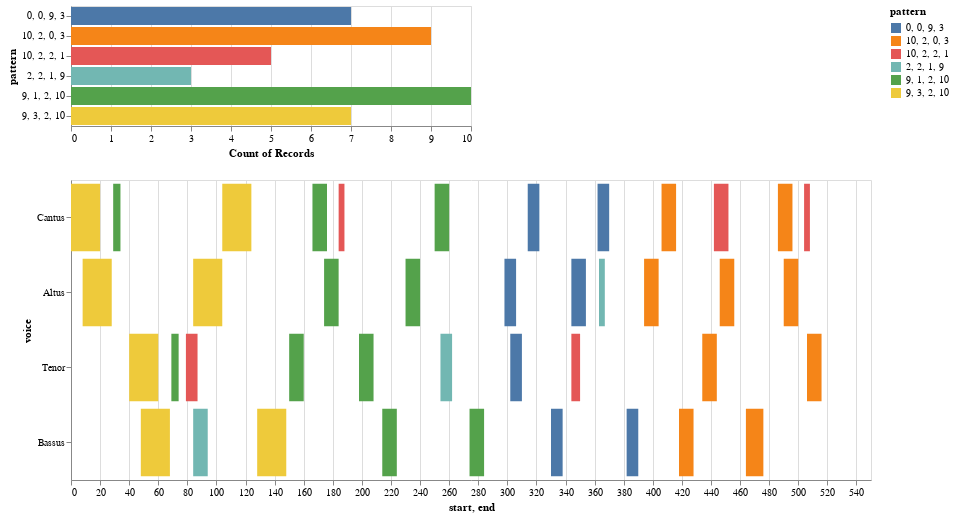
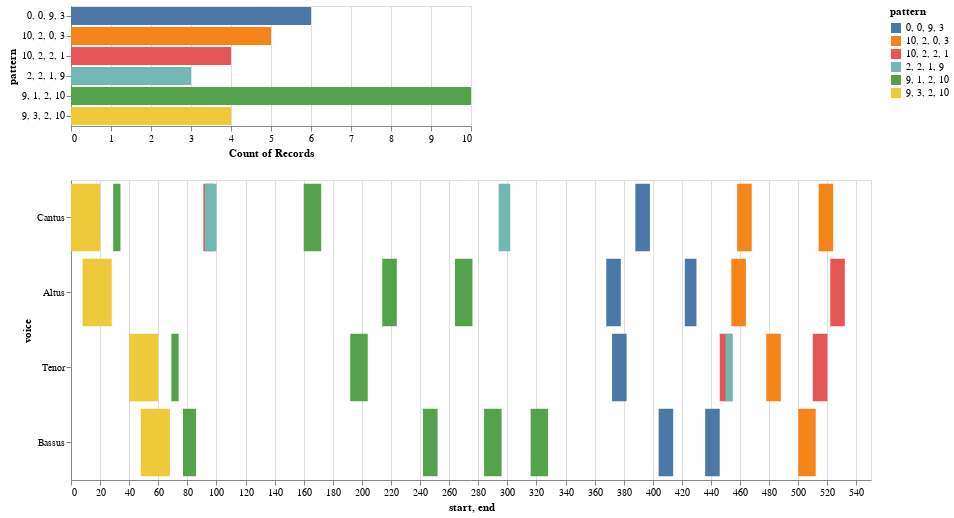
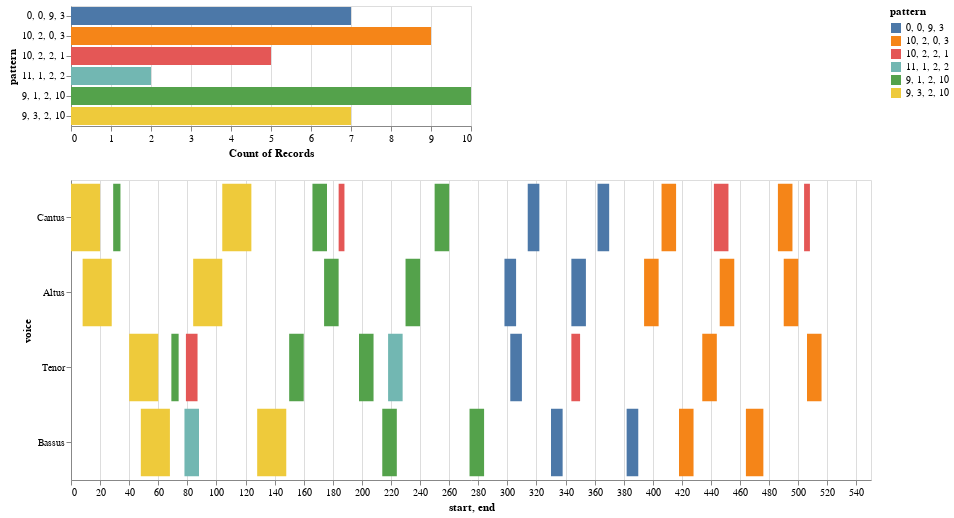
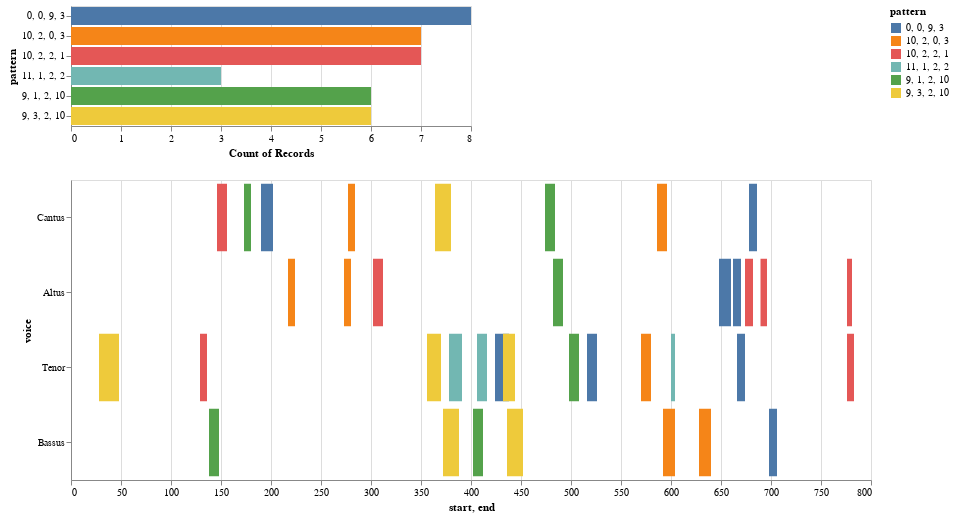

Notebook code for these charts, in order:
### Markdown cell above
## Now the Model Paired with Each Mass Movement

Showing only the 'shared' entries in each pair

### Code cell
# select the model from the list
model = piece_list[0]
prefix = 'https://crimproject.org/mei/' 
# prefix = 'Music_Files/'
url = prefix + model
model = importScore(url)

# find entries for model
nr = model.notes(combineUnisons=combineUnisons)
mel = model.melodic(df=nr, kind=kind, compound=False, unit=0, end=False)
mod_mel_ngrams = model.ngrams(df=mel, n=n)
mod_entry_ngrams = model.entries(df=mel, n=n, thematic=True, anywhere=True)
mod_mel_ngrams_duration = model.durations(df=mel, n=n, mask_df=mod_entry_ngrams)
mod_entries_stack = list(mod_entry_ngrams.stack().unique())

# find entries mass movements:
mass_movements = piece_list[1:6]

for movement in mass_movements:
    
    prefix = 'https://crimproject.org/mei/' 
    url = prefix + movement
    m_movement = importScore(url)
    nr = m_movement.notes(combineUnisons=combineUnisons)
    mel = m_movement.melodic(df=nr, kind=kind, compound=False, unit=0, end=False)
    mass_mvmt_mel_ngrams = m_movement.ngrams(df=mel, n=n)
    mass_mvmt_entries = m_movement.entries(df=mel, n=n, thematic=True, anywhere=True)
    mass_mvmt_mel_ngrams_duration = m_movement.durations(df=mel, n=n, mask_df=mass_mvmt_entries)
    mass_mvmt_entries_stack = mass_mvmt_entries.stack()

    
    # find shared entries
    
    shared_entries = list(set(mass_mvmt_entries_stack).intersection(mod_entries_stack))

    # print model metadata and chart
    print(model.metadata)

    display(viz.plot_ngrams_heatmap(mod_entry_ngrams, mod_mel_ngrams_duration, 
                        selected_patterns=shared_entries,
                        voices=[])) #.plot_ngrams_heatmap(entry_ngrams,


    # print mass movement metadata and chart
    print(m_movement.metadata)
    display(viz.plot_ngrams_heatmap(mass_mvmt_entries, mass_mvmt_mel_ngrams_duration, 
                                selected_patterns=shared_entries,
                                voices=[])) #.plot_ngrams_heatmap(entry_ngrams,

### Figure 1 — Vega-Lite specification as saved in the notebook (floating-point values rounded to 4 significant figures)
{"config": {"view": {"continuousWidth": 400, "continuousHeight": 300}}, "vconcat": [{"mark": "bar", "encoding": {"color": {"type": "nominal", "field": "pattern"}, "opacity": {"condition": {"value": 1, "selection": "selector013"}, "value": 0.2}, "x": {"type": "nominal", "aggregate": "count", "field": "pattern"}, "y": {"type": "nominal", "field": "pattern"}}, "selection": {"selector013": {"type": "multi", "fields": ["pattern"]}}}, {"mark": "bar", "encoding": {"color": {"type": "nominal", "field": "pattern"}, "opacity": {"condition": {"value": 1, "selection": "selector013"}, "value": 0.2}, "tooltip": [{"type": "quantitative", "field": "start"}, {"type": "quantitative", "field": "end"}, {"type": "nominal", "field": "pattern"}], "x": {"type": "quantitative", "field": "start"}, "x2": {"field": "end"}, "y": {"type": "nominal", "field": "voice", "sort": null}}, "height": 300, "selection": {"selector013": {"type": "multi", "fields": ["pattern"]}}, "width": 800}], "data": {"name": "data-1b3610fb9aa5ba3062cb70e9687d2541"}, "$schema": "https://vega.github.io/schema/vega-lite/v4.8.1.json", "datasets": {"data-1b3610fb9aa5ba3062cb70e9687d2541": [{"start": 0.0, "voice": "Cantus", "pattern": "9, 3, 2, 10", "end": 20.0}, {"start": 29.0, "voice": "Cantus", "pattern": "9, 1, 2, 10", "end": 34.0}, {"start": 104.0, "voice": "Cantus", "pattern": "9, 3, 2, 10", "end": 124.0}, {"start": 166.0, "voice": "Cantus", "pattern": "9, 1, 2, 10", "end": 176.0}, {"start": 184.0, "voice": "Cantus", "pattern": "10, 2, 2, 1", "end": 188.0}, {"start": 250.0, "voice": "Cantus", "pattern": "9, 1, 2, 10", "end": 260.0}, {"start": 314.0, "voice": "Cantus", "pattern": "0, 0, 9, 3", "end": 322.0}, {"start": 362.0, "voice": "Cantus", "pattern": "0, 0, 9, 3", "end": 370.0}, {"start": 406.0, "voice": "Cantus", "pattern": "10, 2, 0, 3", "end": 416.0}, {"start": 442.0, "voice": "Cantus", "pattern": "10, 2, 2, 1", "end": 452.0}, {"start": 486.0, "voice": "Cantus", "pattern": "10, 2, 0, 3", "end": 496.0}, {"start": 504.0, "voice": "Cantus", "pattern": "10, 2, 2, 1", "end": 508.0}, {"start": 8.0, "voice": "Altus", "pattern": "9, 3, 2, 10", "end": 28.0}, {"start": 84.0, "voice": "Altus", "pattern": "9, 3, 2, 10", "end": 104.0}, {"start": 174.0, "voice": "Altus", "pattern": "9, 1, 2, 10", "end": 184.0}, {"start": 230.0, "voice": "Altus", "pattern": "9, 1, 2, 10", "end": 240.0}, {"start": 298.0, "voice": "Altus", "pattern": "0, 0, 9, 3", "end": 306.0}, {"start": 344.0, "voice": "Altus", "pattern": "0, 0, 9, 3", "end": 354.0}, {"start": 363.0, "voice": "Altus", "pattern": "2, 2, 1, 9", "end": 367.0}, {"start": 394.0, "voice": "Altus", "pattern": "10, 2, 0, 3", "end": 404.0}, {"start": 446.0, "voice": "Altus", "pattern": "10, 2, 0, 3", "end": 456.0}, {"start": 490.0, "voice": "Altus", "pattern": "10, 2, 0, 3", "end": 500.0}, {"start": 40.0, "voice": "Tenor", "pattern": "9, 3, 2, 10", "end": 60.0}, {"start": 69.0, "voice": "Tenor", "pattern": "9, 1, 2, 10", "end": 74.0}, {"start": 79.0, "voice": "Tenor", "pattern": "10, 2, 2, 1", "end": 87.0}, {"start": 150.0, "voice": "Tenor", "pattern": "9, 1, 2, 10", "end": 160.0}, {"start": 198.0, "voice": "Tenor", "pattern": "9, 1, 2, 10", "end": 208.0}, {"start": 254.0, "voice": "Tenor", "pattern": "2, 2, 1, 9", "end": 262.0}, {"start": 302.0, "voice": "Tenor", "pattern": "0, 0, 9, 3", "end": 310.0}, {"start": 344.0, "voice": "Tenor", "pattern": "10, 2, 2, 1", "end": 350.0}, {"start": 434.0, "voice": "Tenor", "pattern": "10, 2, 0, 3", "end": 444.0}, {"start": 506.0, "voice": "Tenor", "pattern": "10, 2, 0, 3", "end": 516.0}, {"start": 48.0, "voice": "Bassus", "pattern": "9, 3, 2, 10", "end": 68.0}, {"start": 84.0, "voice": "Bassus", "pattern": "2, 2, 1, 9", "end": 94.0}, {"start": 128.0, "voice": "Bassus", "pattern": "9, 3, 2, 10", "end": 148.0}, {"start": 214.0, "voice": "Bassus", "pattern": "9, 1, 2, 10", "end": 224.0}, {"start": 274.0, "voice": "Bassus", "pattern": "9, 1, 2, 10", "end": 284.0}, {"start": 330.0, "voice": "Bassus", "pattern": "0, 0, 9, 3", "end": 338.0}, {"start": 382.0, "voice": "Bassus", "pattern": "0, 0, 9, 3", "end": 390.0}, {"start": 418.0, "voice": "Bassus", "pattern": "10, 2, 0, 3", "end": 428.0}, {"start": 464.0, "voice": "Bassus", "pattern": "10, 2, 0, 3", "end": 476.0}]}}

### Figure 2 — Vega-Lite specification as saved in the notebook (floating-point values rounded to 4 significant figures)
{"config": {"view": {"continuousWidth": 400, "continuousHeight": 300}}, "vconcat": [{"mark": "bar", "encoding": {"color": {"type": "nominal", "field": "pattern"}, "opacity": {"condition": {"value": 1, "selection": "selector014"}, "value": 0.2}, "x": {"type": "nominal", "aggregate": "count", "field": "pattern"}, "y": {"type": "nominal", "field": "pattern"}}, "selection": {"selector014": {"type": "multi", "fields": ["pattern"]}}}, {"mark": "bar", "encoding": {"color": {"type": "nominal", "field": "pattern"}, "opacity": {"condition": {"value": 1, "selection": "selector014"}, "value": 0.2}, "tooltip": [{"type": "quantitative", "field": "start"}, {"type": "quantitative", "field": "end"}, {"type": "nominal", "field": "pattern"}], "x": {"type": "quantitative", "field": "start"}, "x2": {"field": "end"}, "y": {"type": "nominal", "field": "voice", "sort": null}}, "height": 300, "selection": {"selector014": {"type": "multi", "fields": ["pattern"]}}, "width": 800}], "data": {"name": "data-f382bb49b35d5f9604d42224ae785745"}, "$schema": "https://vega.github.io/schema/vega-lite/v4.8.1.json", "datasets": {"data-f382bb49b35d5f9604d42224ae785745": [{"start": 0.0, "voice": "Cantus", "pattern": "9, 3, 2, 10", "end": 20.0}, {"start": 29.0, "voice": "Cantus", "pattern": "9, 1, 2, 10", "end": 34.0}, {"start": 91.0, "voice": "Cantus", "pattern": "10, 2, 2, 1", "end": 98.0}, {"start": 92.0, "voice": "Cantus", "pattern": "2, 2, 1, 9", "end": 100.0}, {"start": 160.0, "voice": "Cantus", "pattern": "9, 1, 2, 10", "end": 172.0}, {"start": 294.0, "voice": "Cantus", "pattern": "2, 2, 1, 9", "end": 302.0}, {"start": 388.0, "voice": "Cantus", "pattern": "0, 0, 9, 3", "end": 398.0}, {"start": 458.0, "voice": "Cantus", "pattern": "10, 2, 0, 3", "end": 468.0}, {"start": 514.0, "voice": "Cantus", "pattern": "10, 2, 0, 3", "end": 524.0}, {"start": 8.0, "voice": "Altus", "pattern": "9, 3, 2, 10", "end": 28.0}, {"start": 214.0, "voice": "Altus", "pattern": "9, 1, 2, 10", "end": 224.0}, {"start": 264.0, "voice": "Altus", "pattern": "9, 1, 2, 10", "end": 276.0}, {"start": 368.0, "voice": "Altus", "pattern": "0, 0, 9, 3", "end": 378.0}, {"start": 422.0, "voice": "Altus", "pattern": "0, 0, 9, 3", "end": 430.0}, {"start": 454.0, "voice": "Altus", "pattern": "10, 2, 0, 3", "end": 464.0}, {"start": 522.0, "voice": "Altus", "pattern": "10, 2, 2, 1", "end": 532.0}, {"start": 40.0, "voice": "Tenor", "pattern": "9, 3, 2, 10", "end": 60.0}, {"start": 69.0, "voice": "Tenor", "pattern": "9, 1, 2, 10", "end": 74.0}, {"start": 192.0, "voice": "Tenor", "pattern": "9, 1, 2, 10", "end": 204.0}, {"start": 372.0, "voice": "Tenor", "pattern": "0, 0, 9, 3", "end": 382.0}, {"start": 446.0, "voice": "Tenor", "pattern": "10, 2, 2, 1", "end": 454.0}, {"start": 450.0, "voice": "Tenor", "pattern": "2, 2, 1, 9", "end": 455.0}, {"start": 478.0, "voice": "Tenor", "pattern": "10, 2, 0, 3", "end": 488.0}, {"start": 510.0, "voice": "Tenor", "pattern": "10, 2, 2, 1", "end": 520.0}, {"start": 48.0, "voice": "Bassus", "pattern": "9, 3, 2, 10", "end": 68.0}, {"start": 77.0, "voice": "Bassus", "pattern": "9, 1, 2, 10", "end": 86.0}, {"start": 242.0, "voice": "Bassus", "pattern": "9, 1, 2, 10", "end": 252.0}, {"start": 284.0, "voice": "Bassus", "pattern": "9, 1, 2, 10", "end": 296.0}, {"start": 316.0, "voice": "Bassus", "pattern": "9, 1, 2, 10", "end": 328.0}, {"start": 404.0, "voice": "Bassus", "pattern": "0, 0, 9, 3", "end": 414.0}, {"start": 436.0, "voice": "Bassus", "pattern": "0, 0, 9, 3", "end": 446.0}, {"start": 500.0, "voice": "Bassus", "pattern": "10, 2, 0, 3", "end": 512.0}]}}

### Figure 3 — Vega-Lite specification as saved in the notebook (floating-point values rounded to 4 significant figures)
{"config": {"view": {"continuousWidth": 400, "continuousHeight": 300}}, "vconcat": [{"mark": "bar", "encoding": {"color": {"type": "nominal", "field": "pattern"}, "opacity": {"condition": {"value": 1, "selection": "selector015"}, "value": 0.2}, "x": {"type": "nominal", "aggregate": "count", "field": "pattern"}, "y": {"type": "nominal", "field": "pattern"}}, "selection": {"selector015": {"type": "multi", "fields": ["pattern"]}}}, {"mark": "bar", "encoding": {"color": {"type": "nominal", "field": "pattern"}, "opacity": {"condition": {"value": 1, "selection": "selector015"}, "value": 0.2}, "tooltip": [{"type": "quantitative", "field": "start"}, {"type": "quantitative", "field": "end"}, {"type": "nominal", "field": "pattern"}], "x": {"type": "quantitative", "field": "start"}, "x2": {"field": "end"}, "y": {"type": "nominal", "field": "voice", "sort": null}}, "height": 300, "selection": {"selector015": {"type": "multi", "fields": ["pattern"]}}, "width": 800}], "data": {"name": "data-4c51a2767e62ead4c09366b19cfdff2d"}, "$schema": "https://vega.github.io/schema/vega-lite/v4.8.1.json", "datasets": {"data-4c51a2767e62ead4c09366b19cfdff2d": [{"start": 0.0, "voice": "Cantus", "pattern": "9, 3, 2, 10", "end": 20.0}, {"start": 29.0, "voice": "Cantus", "pattern": "9, 1, 2, 10", "end": 34.0}, {"start": 104.0, "voice": "Cantus", "pattern": "9, 3, 2, 10", "end": 124.0}, {"start": 166.0, "voice": "Cantus", "pattern": "9, 1, 2, 10", "end": 176.0}, {"start": 184.0, "voice": "Cantus", "pattern": "10, 2, 2, 1", "end": 188.0}, {"start": 250.0, "voice": "Cantus", "pattern": "9, 1, 2, 10", "end": 260.0}, {"start": 314.0, "voice": "Cantus", "pattern": "0, 0, 9, 3", "end": 322.0}, {"start": 362.0, "voice": "Cantus", "pattern": "0, 0, 9, 3", "end": 370.0}, {"start": 406.0, "voice": "Cantus", "pattern": "10, 2, 0, 3", "end": 416.0}, {"start": 442.0, "voice": "Cantus", "pattern": "10, 2, 2, 1", "end": 452.0}, {"start": 486.0, "voice": "Cantus", "pattern": "10, 2, 0, 3", "end": 496.0}, {"start": 504.0, "voice": "Cantus", "pattern": "10, 2, 2, 1", "end": 508.0}, {"start": 8.0, "voice": "Altus", "pattern": "9, 3, 2, 10", "end": 28.0}, {"start": 84.0, "voice": "Altus", "pattern": "9, 3, 2, 10", "end": 104.0}, {"start": 174.0, "voice": "Altus", "pattern": "9, 1, 2, 10", "end": 184.0}, {"start": 230.0, "voice": "Altus", "pattern": "9, 1, 2, 10", "end": 240.0}, {"start": 298.0, "voice": "Altus", "pattern": "0, 0, 9, 3", "end": 306.0}, {"start": 344.0, "voice": "Altus", "pattern": "0, 0, 9, 3", "end": 354.0}, {"start": 394.0, "voice": "Altus", "pattern": "10, 2, 0, 3", "end": 404.0}, {"start": 446.0, "voice": "Altus", "pattern": "10, 2, 0, 3", "end": 456.0}, {"start": 490.0, "voice": "Altus", "pattern": "10, 2, 0, 3", "end": 500.0}, {"start": 40.0, "voice": "Tenor", "pattern": "9, 3, 2, 10", "end": 60.0}, {"start": 69.0, "voice": "Tenor", "pattern": "9, 1, 2, 10", "end": 74.0}, {"start": 79.0, "voice": "Tenor", "pattern": "10, 2, 2, 1", "end": 87.0}, {"start": 150.0, "voice": "Tenor", "pattern": "9, 1, 2, 10", "end": 160.0}, {"start": 198.0, "voice": "Tenor", "pattern": "9, 1, 2, 10", "end": 208.0}, {"start": 218.0, "voice": "Tenor", "pattern": "11, 1, 2, 2", "end": 228.0}, {"start": 302.0, "voice": "Tenor", "pattern": "0, 0, 9, 3", "end": 310.0}, {"start": 344.0, "voice": "Tenor", "pattern": "10, 2, 2, 1", "end": 350.0}, {"start": 434.0, "voice": "Tenor", "pattern": "10, 2, 0, 3", "end": 444.0}, {"start": 506.0, "voice": "Tenor", "pattern": "10, 2, 0, 3", "end": 516.0}, {"start": 48.0, "voice": "Bassus", "pattern": "9, 3, 2, 10", "end": 68.0}, {"start": 78.0, "voice": "Bassus", "pattern": "11, 1, 2, 2", "end": 88.0}, {"start": 128.0, "voice": "Bassus", "pattern": "9, 3, 2, 10", "end": 148.0}, {"start": 214.0, "voice": "Bassus", "pattern": "9, 1, 2, 10", "end": 224.0}, {"start": 274.0, "voice": "Bassus", "pattern": "9, 1, 2, 10", "end": 284.0}, {"start": 330.0, "voice": "Bassus", "pattern": "0, 0, 9, 3", "end": 338.0}, {"start": 382.0, "voice": "Bassus", "pattern": "0, 0, 9, 3", "end": 390.0}, {"start": 418.0, "voice": "Bassus", "pattern": "10, 2, 0, 3", "end": 428.0}, {"start": 464.0, "voice": "Bassus", "pattern": "10, 2, 0, 3", "end": 476.0}]}}

### Figure 4 — Vega-Lite specification as saved in the notebook (floating-point values rounded to 4 significant figures)
{"config": {"view": {"continuousWidth": 400, "continuousHeight": 300}}, "vconcat": [{"mark": "bar", "encoding": {"color": {"type": "nominal", "field": "pattern"}, "opacity": {"condition": {"value": 1, "selection": "selector016"}, "value": 0.2}, "x": {"type": "nominal", "aggregate": "count", "field": "pattern"}, "y": {"type": "nominal", "field": "pattern"}}, "selection": {"selector016": {"type": "multi", "fields": ["pattern"]}}}, {"mark": "bar", "encoding": {"color": {"type": "nominal", "field": "pattern"}, "opacity": {"condition": {"value": 1, "selection": "selector016"}, "value": 0.2}, "tooltip": [{"type": "quantitative", "field": "start"}, {"type": "quantitative", "field": "end"}, {"type": "nominal", "field": "pattern"}], "x": {"type": "quantitative", "field": "start"}, "x2": {"field": "end"}, "y": {"type": "nominal", "field": "voice", "sort": null}}, "height": 300, "selection": {"selector016": {"type": "multi", "fields": ["pattern"]}}, "width": 800}], "data": {"name": "data-43d1326d6467e2dd2c733e1c9951b721"}, "$schema": "https://vega.github.io/schema/vega-lite/v4.8.1.json", "datasets": {"data-43d1326d6467e2dd2c733e1c9951b721": [{"start": 146.0, "voice": "Cantus", "pattern": "10, 2, 2, 1", "end": 156.0}, {"start": 173.0, "voice": "Cantus", "pattern": "9, 1, 2, 10", "end": 180.0}, {"start": 190.0, "voice": "Cantus", "pattern": "0, 0, 9, 3", "end": 202.0}, {"start": 277.0, "voice": "Cantus", "pattern": "10, 2, 0, 3", "end": 284.0}, {"start": 364.0, "voice": "Cantus", "pattern": "9, 3, 2, 10", "end": 380.0}, {"start": 474.0, "voice": "Cantus", "pattern": "9, 1, 2, 10", "end": 484.0}, {"start": 586.0, "voice": "Cantus", "pattern": "10, 2, 0, 3", "end": 596.0}, {"start": 678.0, "voice": "Cantus", "pattern": "0, 0, 9, 3", "end": 686.0}, {"start": 217.0, "voice": "Altus", "pattern": "10, 2, 0, 3", "end": 224.0}, {"start": 273.0, "voice": "Altus", "pattern": "10, 2, 0, 3", "end": 280.0}, {"start": 302.0, "voice": "Altus", "pattern": "10, 2, 2, 1", "end": 312.0}, {"start": 482.0, "voice": "Altus", "pattern": "9, 1, 2, 10", "end": 492.0}, {"start": 648.0, "voice": "Altus", "pattern": "0, 0, 9, 3", "end": 660.0}, {"start": 662.0, "voice": "Altus", "pattern": "0, 0, 9, 3", "end": 670.0}, {"start": 674.0, "voice": "Altus", "pattern": "10, 2, 2, 1", "end": 682.0}, {"start": 689.5, "voice": "Altus", "pattern": "10, 2, 2, 1", "end": 696.0}, {"start": 776.0, "voice": "Altus", "pattern": "10, 2, 2, 1", "end": 781.0}, {"start": 28.0, "voice": "Tenor", "pattern": "9, 3, 2, 10", "end": 48.0}, {"start": 129.0, "voice": "Tenor", "pattern": "10, 2, 2, 1", "end": 136.0}, {"start": 356.0, "voice": "Tenor", "pattern": "9, 3, 2, 10", "end": 370.0}, {"start": 378.0, "voice": "Tenor", "pattern": "11, 1, 2, 2", "end": 391.0}, {"start": 406.0, "voice": "Tenor", "pattern": "11, 1, 2, 2", "end": 416.0}, {"start": 424.0, "voice": "Tenor", "pattern": "0, 0, 9, 3", "end": 438.0}, {"start": 432.0, "voice": "Tenor", "pattern": "9, 3, 2, 10", "end": 444.0}, {"start": 498.0, "voice": "Tenor", "pattern": "9, 1, 2, 10", "end": 508.0}, {"start": 516.0, "voice": "Tenor", "pattern": "0, 0, 9, 3", "end": 526.0}, {"start": 570.0, "voice": "Tenor", "pattern": "10, 2, 0, 3", "end": 580.0}, {"start": 600.0, "voice": "Tenor", "pattern": "11, 1, 2, 2", "end": 604.0}, {"start": 666.0, "voice": "Tenor", "pattern": "0, 0, 9, 3", "end": 674.0}, {"start": 776.0, "voice": "Tenor", "pattern": "10, 2, 2, 1", "end": 783.0}, {"start": 138.0, "voice": "Bassus", "pattern": "9, 1, 2, 10", "end": 148.0}, {"start": 372.0, "voice": "Bassus", "pattern": "9, 3, 2, 10", "end": 388.0}, {"start": 402.0, "voice": "Bassus", "pattern": "9, 1, 2, 10", "end": 412.0}, {"start": 436.0, "voice": "Bassus", "pattern": "9, 3, 2, 10", "end": 452.0}, {"start": 592.0, "voice": "Bassus", "pattern": "10, 2, 0, 3", "end": 604.0}, {"start": 628.0, "voice": "Bassus", "pattern": "10, 2, 0, 3", "end": 640.0}, {"start": 698.0, "voice": "Bassus", "pattern": "0, 0, 9, 3", "end": 706.0}]}}
